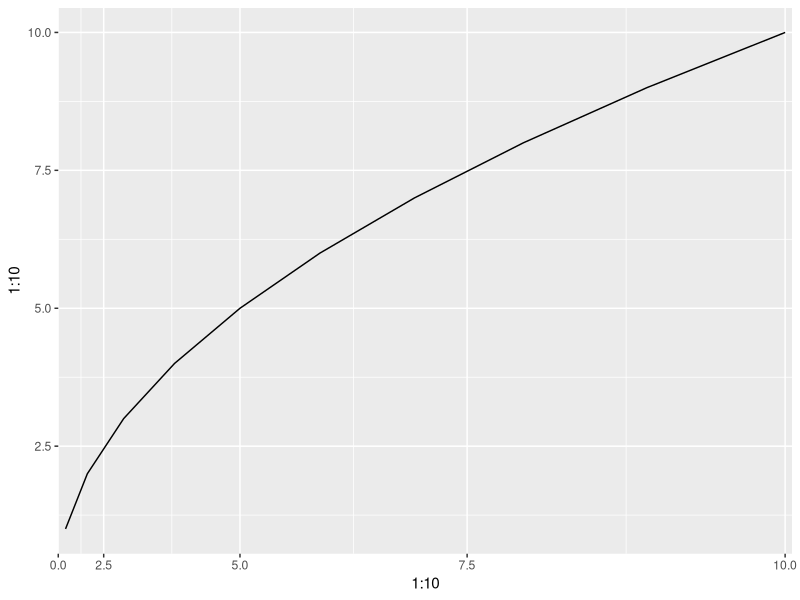

Recreate this plot in R.
library(ggforce)


### Name: power_trans
### Title: Create a power transformation object
### Aliases: power_trans

### ** Examples

# Power of 5 transformations
trans <- power_trans(2)
trans$transform(1:10)

# Cubic root transformation
trans <- power_trans(1 / 3)
trans$transform(1:10)

# Use it in a plot
ggplot() +
  geom_line(aes(x = 1:10, y = 1:10)) +
  scale_x_continuous(trans = power_trans(2),
                     expand = c(0, 1))
